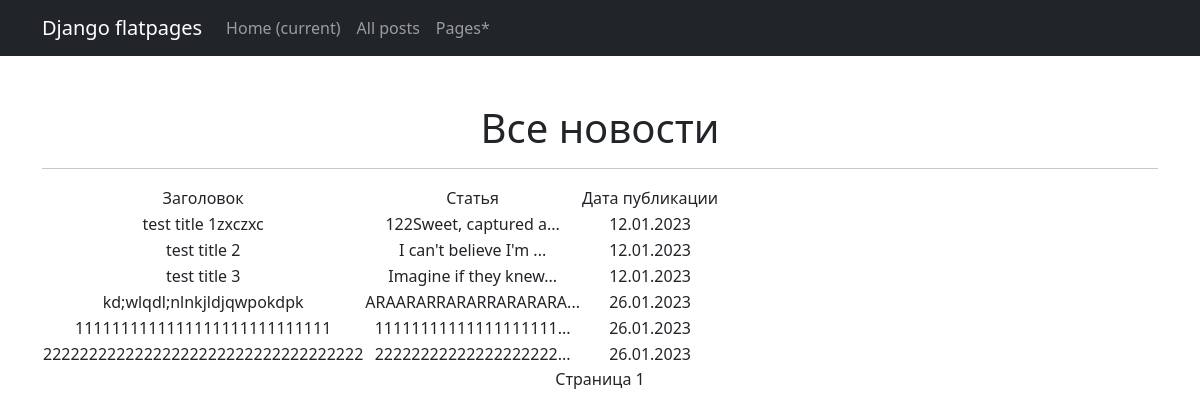
Page /news/ on the committed database.
### NewsSJ/models.py (models this page shows, shortened)
class Post(models.Model):
    ARTICLE = 'AR'
    NEWS = 'NW'
    PUBLICATION_TYPE = (
        (ARTICLE, 'Статья'),
        (NEWS, 'Новость'),
    )
    publication_type = models.CharField(max_length=2, choices=PUBLICATION_TYPE)
    post_title = models.CharField('Post name', max_length=256)
    time_in = models.DateTimeField('Post date', auto_now_add=True)
    category = models.ManyToManyField("Category", through='PostCategory')
    post_text = models.TextField('Post text')
    rating = models.SmallIntegerField('Post rating', default=0)
    author = models.ForeignKey(Author, on_delete=models.CASCADE)
    def preview(self):
        preview = self.post_text[:20] + '...'
        return preview
    def norm_date(self):
        return self.time_in.strftime('%d.%m.%Y')

### NewsSJ/views.py (the view)
# urls.py: path('news/', PostList.as_view(), name='posts'),
class PostList(ListView):
    model = Post
    ordering = 'time_in'
    template_name = 'news.html'
    context_object_name = 'news'
    paginate_by = 10
    def get_queryset(self):
        queryset = super().get_queryset()
        self.filterset = PostFilter(self.request.GET, queryset)
        return self.filterset.qs
    def get_context_data(self, **kwargs):
        context = super().get_context_data(**kwargs)
        context['filterset'] = self.filterset
        return context

### templates/news.html (shortened to what this page needs)
{% extends 'flatpages/default.html' %}
{% block content %}
<h1>Все новости</h1>
<hr>
<div style="text-align: center;">
   {% if news %}
       <table>
           <tr>
               <td>Заголовок</td>
               <td>Статья</td>
               <td>Дата публикации</td>
           </tr>
           {% for new in news %}
           <tr>
               <td>{{ new.post_title }}</td>
               <td>{{ new.preview }}</td>
               <td>{{ new.norm_date }}</td>
           </tr>
           {% endfor %}
       </table>
   {% else %}
</div>
       <h2>Новостей нет!</h2>
   {% endif %}
    <span class="current">
        Страница {{ page_obj.number }}
    </span>
{% endblock content %}

### rows in the picture
Post: post_title "test title 1zxczxc", preview "122Sweet, captured a...", norm_date "12.01.2023"
Post: post_title "test title 2", preview "I can't believe I'm ...", norm_date "12.01.2023"
Post: post_title "test title 3", preview "Imagine if they knew...", norm_date "12.01.2023"
Post: post_title "kd;wlqdl;nlnkjldjqwpokdpk", preview "ARAARARRARARRARARARA...", norm_date "26.01.2023"
Post: post_title "1111111111111111111111111111", preview "11111111111111111111...", norm_date "26.01.2023"
Post: post_title "22222222222222222222222222222222222", preview "22222222222222222222...", norm_date "26.01.2023"

### other values in the picture
{{ page_obj.number }} "1"
